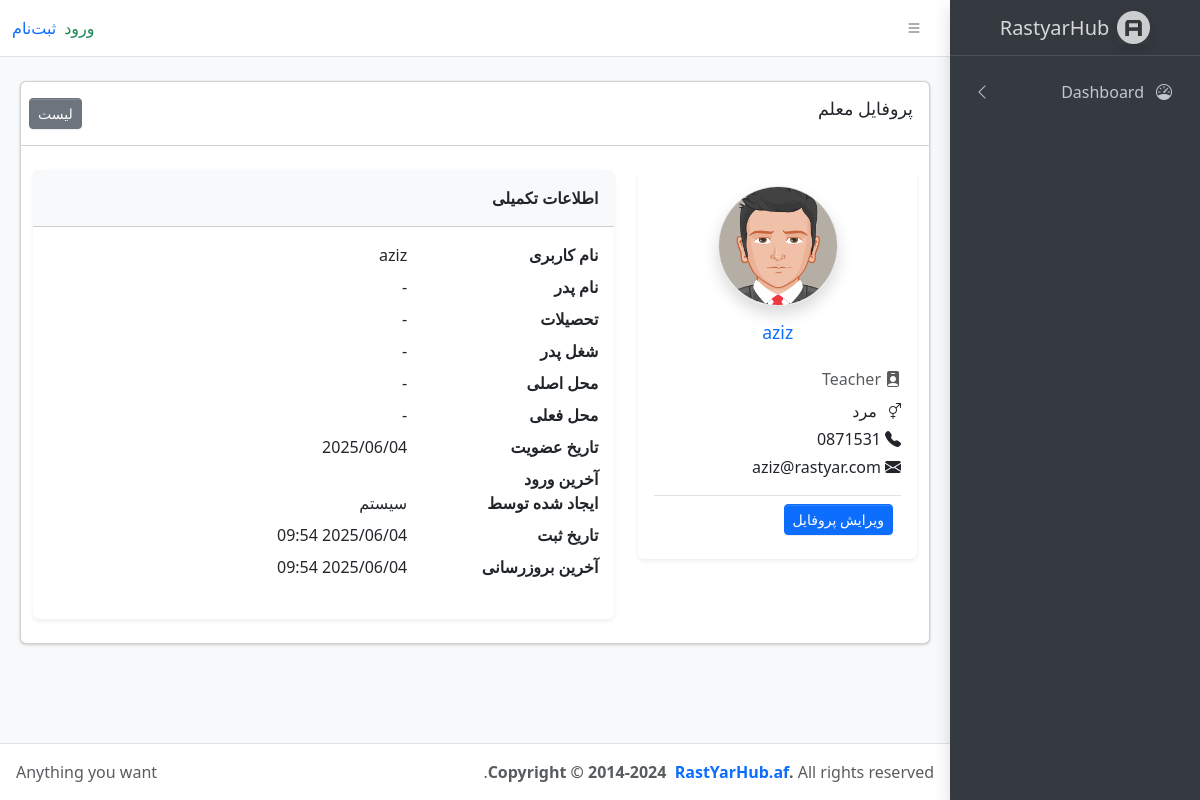
The page /teachers/7/view on the database as committed earlier.
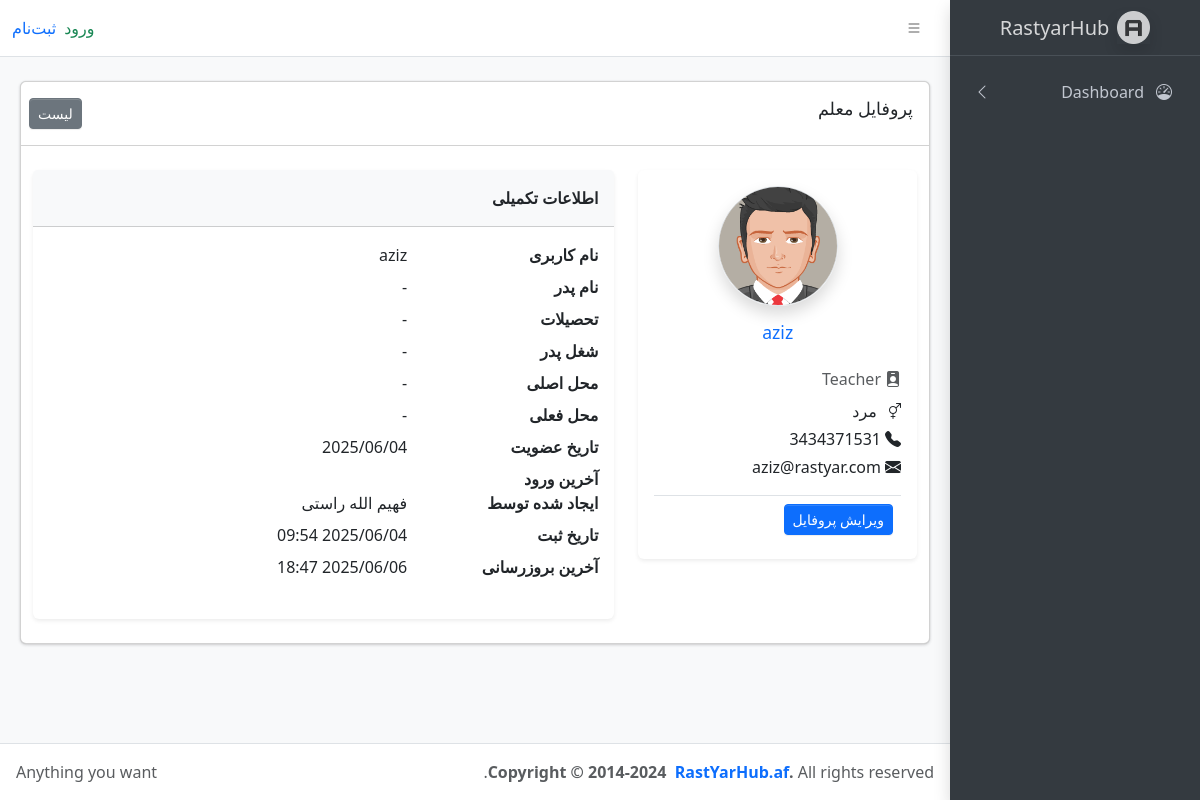
The same page on the database as committed later.
### accounts/models.py (models this page shows, shortened)
class CustomUser(AbstractUser):
    ROLE_CHOICES = (
        ('manager', 'Manager'),
        ('teacher', 'Teacher'),
        ('student', 'Student'),
        ('parent', 'Parent'),
    )
    GENDER_CHOICES = (
        ('male', 'Male'),
        ('female', 'Female'),
        ('other', 'Other'),
    )
    role = models.CharField(max_length=20, choices=ROLE_CHOICES)
    gender = models.CharField(max_length=10, choices=GENDER_CHOICES, null=True, blank=True)
    phone_number = models.CharField(max_length=15, unique=True, null=True, blank=True)
    profile_picture = models.ImageField(
        _('تصویر پروفایل'),
        upload_to=profile_image_upload_path,
        blank=True,
        null=True
    )
    created_by = models.ForeignKey(
        settings.AUTH_USER_MODEL,
        null=True,
        blank=True,
        on_delete=models.SET_NULL,
        related_name='created_users'
    )
    created_at = models.DateTimeField(auto_now_add=True)
    updated_at = models.DateTimeField(auto_now=True)

### teachers/views.py (the view)
# urls.py: path('<int:pk>/view', TeacherProfileView.as_view(), name='teacher_profile'),
class TeacherProfileView(DetailView):
    model = CustomUser
    template_name = 'teachers/profile.html'
    context_object_name = 'teacher'
    def get_queryset(self):
        return CustomUser.objects.filter(role='teacher')

### teachers/templates/teachers/profile.html
{% extends 'base.html' %}
{% load static %}
{% block content %}
<div class="app-content mt-4">
    <div class="container-fluid">
        <div class="row">
            <div class="col-12">
                <div class="card">
                  <div class="card-tools">
                    <div class="card-header">
                        <h3 class="card-title">پروفایل معلم</h3>
                        <div class="card-tools">
                            <a href="{% url 'user_list' %}" class="btn btn-sm btn-secondary">لیست</a>
                        </div>
                    </div>
                    <div class="container my-4">
                        <div class="row">
                            <div class="col-md-4 mb-3">
                                <div class="card shadow-sm border-0 p-3 text-center">
                                    <div class="d-flex flex-column align-items-center mb-4">
                                        <img src="{% if user.profile_picture %}{{ user.profile_picture.url }}{% else %}{% static 'dist/assets/img/avatar5.png' %}{% endif %}"
                                             class="rounded-circle border shadow mb-3"
                                             width="120" height="120"
                                             alt="User Image">
                                        <h5 class="card-title text-primary mb-0">
                                            {{ request.teacher.get_full_name|default:teacher.username }}
                                        </h5>
                                    </div>
                                    <div class="text-start">
                                        <p class="text-muted mb-2">
                                            <i class="bi bi-person-badge-fill me-1"></i>{{ teacher.get_role_display }}
                                        </p>
                                        {% if teacher.gender %}
                                        <p class="mb-1">
                                            <i class="bi bi-gender-ambiguous me-1"></i>
                                            {% if teacher.gender == 'male' %} مرد {% elif teacher.gender == 'female' %} زن {% else %} سایر {% endif %}
                                        </p>
                                        {% endif %}
                                        {% if teacher.phone_number %}
                                        <p class="mb-1">
                                            <i class="bi bi-telephone-fill me-1"></i>{{ teacher.phone_number }}
                                        </p>
                                        {% endif %}
                                        {% if teacher.email %}
                                        <p class="mb-3">
                                            <i class="bi bi-envelope-fill me-1"></i>{{ teacher.email }}
                                        </p>
                                        {% endif %}
                                        <div class="user-footer d-flex justify-content-between align-items-center p-2 border-top">
                                            <a href="{% url 'profile_edit' %}" class="btn btn-primary btn-sm">
                                                ویرایش پروفایل
                                            </a>
                                        </div>
                                    </div>
                                </div>
                            </div>
                            <div class="col-md-8">
                                <div class="card shadow-sm border-0">
                                    <div class="card-header bg-light">
                                        <strong>اطلاعات تکمیلی</strong>
                                    </div>
                                    <div class="card-body">
                                        <dl class="row">
                                            <dt class="col-sm-4">نام کاربری</dt>
                                            <dd class="col-sm-8">{{ teacher.username }}</dd>
                                            <dt class="col-sm-4">نام پدر</dt>
                                            <dd class="col-sm-8">{{ teacher.profile.father_name|default:"-" }}</dd>
                                            <dt class="col-sm-4">تحصیلات</dt>
                                            <dd class="col-sm-8">{{ teacher.profile.education|default:"-" }}</dd>
                                            <dt class="col-sm-4">شغل پدر</dt>
                                            <dd class="col-sm-8">{{ teacher.profile.father_job|default:"-" }}</dd>
                                            <dt class="col-sm-4">محل اصلی</dt>
                                            <dd class="col-sm-8">{{ user.profile.permanent_address|default:"-" }}</dd>
                                            <dt class="col-sm-4">محل فعلی</dt>
                                            <dd class="col-sm-8">{{ teacher.profile.current_address|default:"-" }}</dd>
                                            <dt class="col-sm-4">تاریخ عضویت</dt>
                                            <dd class="col-sm-8">{{ teacher.date_joined|date:"Y/m/d" }}</dd>
                                            <dt class="col-sm-4">آخرین ورود</dt>
                                            <dd class="col-sm-8">{{ teacher.last_login|date:"Y/m/d H:i" }}</dd>
                                            <dt class="col-sm-4">ایجاد شده توسط</dt>
                                            <dd class="col-sm-8">{{ teacher.created_by.get_full_name|default:"سیستم" }}</dd>
                                            <dt class="col-sm-4">تاریخ ثبت</dt>
                                            <dd class="col-sm-8">{{ teacher.created_at|date:"Y/m/d H:i" }}</dd>
                                            <dt class="col-sm-4">آخرین بروزرسانی</dt>
                                            <dd class="col-sm-8">{{ teacher.updated_at|date:"Y/m/d H:i" }}</dd>
                                        </dl>
                                    </div>
                                </div>
                            </div>
                        </div>
                    </div>
                </div>
            </div>
        </div>
    </div>
</div>
{% endblock %}

### templates/base.html (shortened to what this page needs)
{% load static %}
<!doctype html>
<html lang="en" dir="rtl">
<head>
  <link rel="stylesheet" href="https://cdn.jsdelivr.net/npm/@fontsource/source-sans-3@5.0.12/index.css"
 />
  <link rel="stylesheet" href="https://cdn.jsdelivr.net/npm/overlayscrollbars@2.10.1/styles/overlayscrollbars.min.css"
 />
  <link rel="stylesheet" href="https://cdn.jsdelivr.net/npm/bootstrap-icons@1.11.3/font/bootstrap-icons.min.css"
 />
  <link href="https://cdnjs.cloudflare.com/ajax/libs/font-awesome/6.4.0/css/all.min.css" rel="stylesheet" />
  <link rel="stylesheet" href="{% static 'dist/css/adminlte.rtl.css' %}" />
</head>
<body class="layout-fixed sidebar-expand-lg bg-body-tertiary">
  <div class="app-wrapper">
    {% include 'partials/navbar.html' %}
    <aside class="app-sidebar bg-body-secondary shadow" data-bs-theme="dark">
      <div class="sidebar-brand">
        <a href="#" class="brand-link">
          <img src="{% static 'dist/assets/img/AdminLTELogo.png' %}" alt="AdminLTE Logo"
            class="brand-image opacity-75 shadow" />
          <span class="brand-text fw-light">RastyarHub</span>
        </a>
      </div>
      {% include 'partials/sidebar.html' %}
    </aside>
    <main class="app-main">
      {% block content %}
      {% endblock %}
    </main>
    <footer class="app-footer">
      <div class="float-end d-none d-sm-inline">Anything you want</div>
      <strong>
        Copyright &copy; 2014-2024&nbsp;
        <a href="#" class="text-decoration-none">RastYarHub.af</a>.
      </strong>
      All rights reserved.
    </footer>
  </div>
</body>
</html>

### templates/partials/navbar.html (shortened to what this page needs)
{% load static %}
<nav class="app-header navbar navbar-expand bg-body">
    <div class="container-fluid">
        <ul class="navbar-nav">
            <li class="nav-item">
                <a class="nav-link" data-lte-toggle="sidebar" href="#" role="button">
                    <i class="bi bi-list"></i>
                </a>
            </li>
        </ul>
        <ul class="navbar-nav ms-auto">
            <li class="nav-item dropdown user-menu">
                {% if request.user.is_authenticated %}
                <a href="#" class="nav-link dropdown-toggle d-flex align-items-center" data-bs-toggle="dropdown">
                    <img src="{% if request.user.profile_picture %}{{ request.user.profile_picture.url }}{% else %}{% static 'dist/assets/img/avatar5.png' %}{% endif %}"
                        class="user-image rounded-circle shadow-sm me-2" alt="User Image" width="32" height="32" />
                    <span class="d-none d-md-inline text-capitalize">
                        {% if request.user.get_full_name %}
                        {{ request.user.get_full_name }}
                        {% elif request.user.username %}
                        {{ request.user.username }}
                        {% else %}
                        کاربر
                        {% endif %}
                    </span>
                </a>
                <ul class="dropdown-menu dropdown-menu-end shadow-sm mt-2" style="min-width: 260px;">
                    <li class="user-header bg-primary text-white text-center py-3 rounded-top">
                        <img src="{% if request.user.profile_picture %}{{ request.user.profile_picture.url }}{% else %}{% static 'dist/assets/img/avatar5.png' %}{% endif %}"
                            class="rounded-circle border border-white shadow mb-2" alt="User Image" width="80"
                            height="80" />
                        <p class="mb-0 fw-bold text-capitalize">
                            {% if request.user.get_full_name %}
                            {{ request.user.get_full_name }}
                            {% elif request.user.username %}
                            {{ request.user.username }}
                            {% else %}
                            کاربر
                            {% endif %}
                        </p>
                        <small>عضو از {{ request.user.date_joined|date:"F Y" }}</small>
                    </li>
                    <li class="user-body py-2 border-top">
                        <div class="row text-center">
                            <div class="col"><a href="#">پیروان</a></div>
                            <div class="col"><a href="#">فروش</a></div>
                            <div class="col"><a href="#">دوستان</a></div>
                        </div>
                    </li>
                    <li class="user-footer d-flex justify-content-between align-items-center p-2 border-top">
                        <a href="{% url 'profile' %}" class="btn btn-sm btn-outline-light bg-secondary">پروفایل</a>
                        <a href="/accounts/logout/" class="btn btn-sm btn-outline-danger ms-auto">خروج</a>
                    </li>
                </ul>
                {% else %}
                <div class="d-flex gap-2">
                    <a href="{% url 'login' %}" class="text-success" style="text-decoration: none;">ورود</a>
                    <a href="{% url 'signup' %}" class="text-primary" style="text-decoration: none;">ثبت‌نام</a>
                </div>
                {% endif %}
            </li>
        </ul>
    </div>
</nav>

### templates/partials/sidebar.html (shortened to what this page needs)
{% load static %}
<div class="sidebar-wrapper">
    <nav class="mt-2">
      <ul
        class="nav sidebar-menu flex-column"
        data-lte-toggle="treeview"
        role="menu"
        data-accordion="false"
      >
        <li class="nav-item">
          <a href="#" class="nav-link">
            <i class="nav-icon bi bi-speedometer"></i>
            <p>
              Dashboard
            </p>
          </a>
        </li>
      </ul>
    </nav>
  </div>

Rows that differ between the two databases and show on the page:
changed CustomUser "aziz": phone_number "0871531" → "3434371531"; created_by.get_full_name "سیستم" → "فهیم الله راستی"; updated_at "2025/06/04 09:54" → "2025/06/06 18:47"
